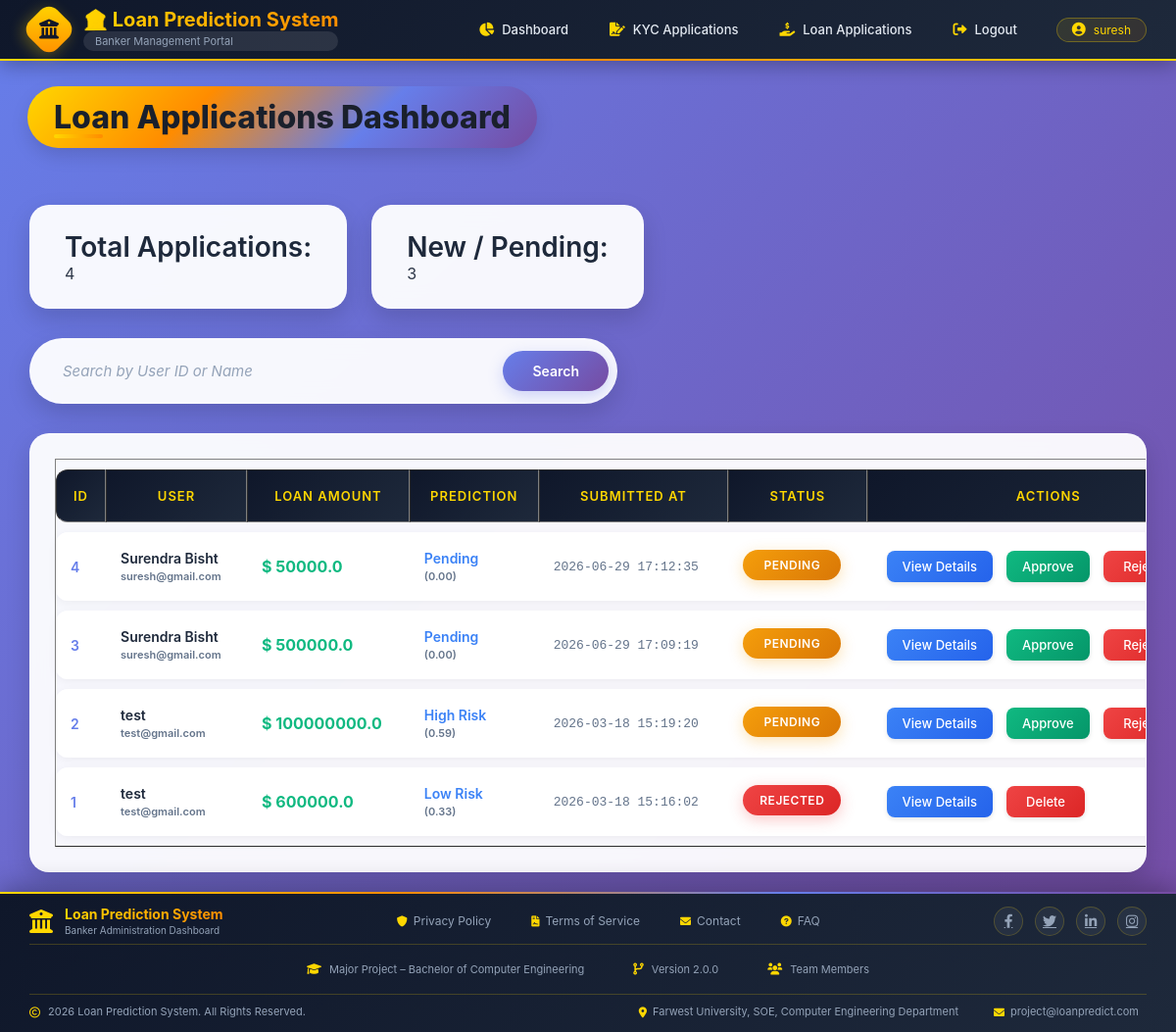
Page /loan-applications/ (signed in) on the earlier database version.
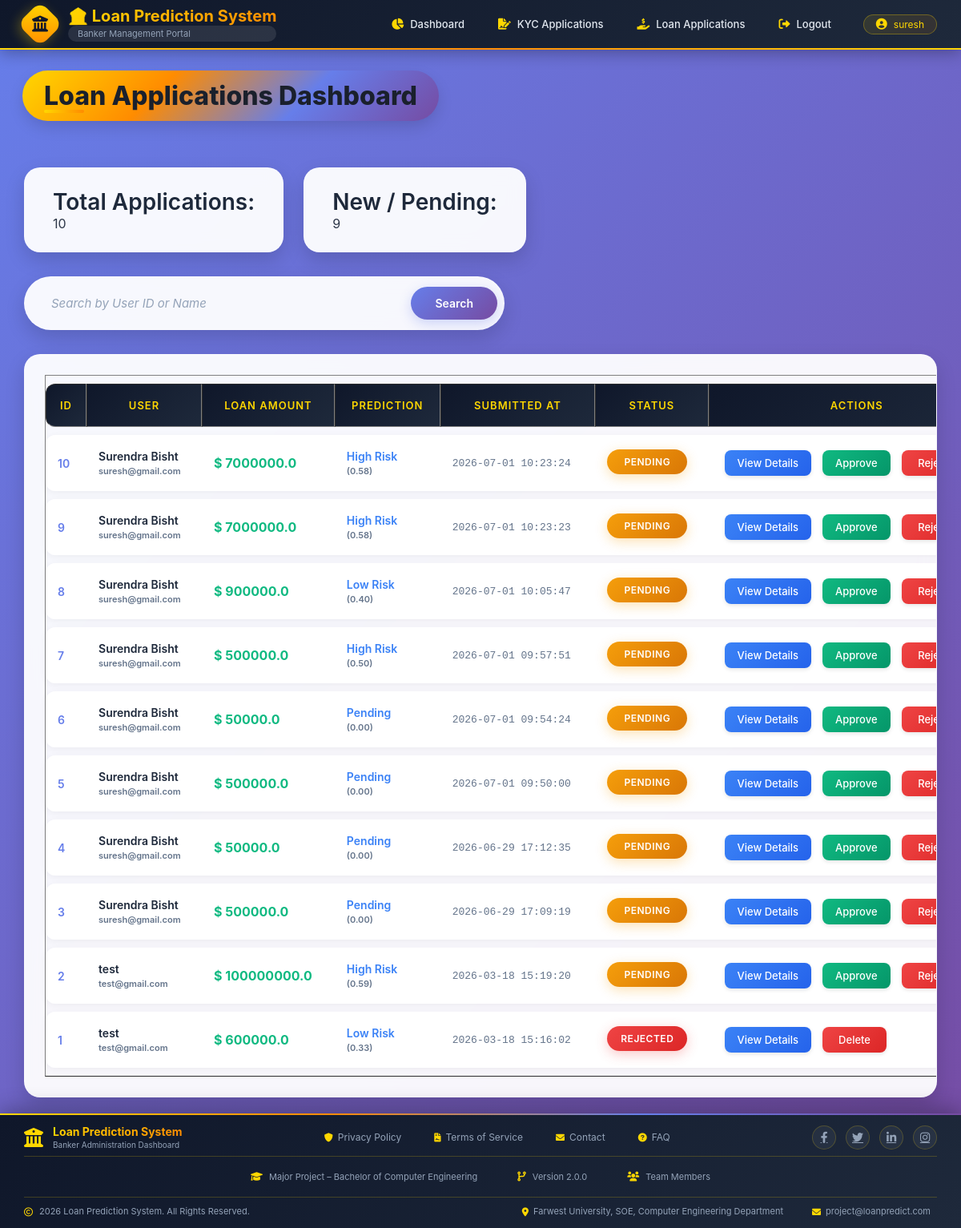
Same page on the later database version.
### app/models.py (models this page shows, shortened)
class CustomUser(AbstractBaseUser, PermissionsMixin):
    USER = 'USER'
    BANKER = 'BANKER'
    USER_TYPE_CHOICES = (
        (USER, 'User'),
        (BANKER, 'Banker'),
    )
    email = models.EmailField(unique=True)
    full_name = models.CharField(max_length=150)
    phone_number = models.CharField(max_length=15)
    user_type = models.CharField(
        max_length=10,
        choices=USER_TYPE_CHOICES,
        default=USER
    )
    is_active = models.BooleanField(default=True)
    is_staff = models.BooleanField(default=False)
    created_at = models.DateTimeField(auto_now_add=True)
    objects = CustomUserManager()
    USERNAME_FIELD = 'email'
    REQUIRED_FIELDS = ['full_name', 'phone_number']

class LoanApplication(models.Model):
    STATUS_CHOICES = (
        ("PENDING", "Pending"),
        ("APPROVED", "Approved"),
        ("REJECTED", "Rejected"),
        ("CLEARED", "Cleared"),
    )
    user = models.ForeignKey(
        settings.AUTH_USER_MODEL,
        on_delete=models.CASCADE,
        related_name="loan_applications"
    )
    age = models.IntegerField()
    income = models.FloatField()
    loan_amount = models.FloatField()
    credit_score = models.IntegerField()
    months_employed = models.IntegerField()
    num_credit_lines = models.IntegerField()
    interest_rate = models.FloatField()
    loan_term = models.IntegerField()
    dti_ratio = models.FloatField()
    EDUCATION_CHOICES = [
        ("Bachelor's", "Bachelor's"),
        ("Master's", "Master's"),
        ("High School", "High School"),
        ("PhD", "PhD"),
    ]
    EMPLOYMENT_CHOICES = [
        ("Full-time", "Full-time"),
        ("Unemployed", "Unemployed"),
        ("Self-employed", "Self-employed"),
        ("Part-time", "Part-time"),
    ]
    MARITAL_CHOICES = [
        ("Divorced", "Divorced"),
        ("Married", "Married"),
        ("Single", "Single"),
    ]
    YES_NO = [
        ("Yes", "Yes"),
        ("No", "No"),
    ]
    education = models.CharField(max_length=20, choices=EDUCATION_CHOICES)
    employment_type = models.CharField(max_length=20, choices=EMPLOYMENT_CHOICES)
    marital_status = models.CharField(max_length=20, choices=MARITAL_CHOICES)
    has_mortgage = models.CharField(max_length=3, choices=YES_NO)
    has_dependents = models.CharField(max_length=3, choices=YES_NO)
    has_cosigner = models.CharField(max_length=3, choices=YES_NO)
    prediction_result = models.CharField(max_length=50, blank=True, null=True)
    prediction_probability = models.FloatField(blank=True, null=True)
    status = models.CharField(
        max_length=20,
        choices=STATUS_CHOICES,
        default="PENDING"
    )
    created_at = models.DateTimeField(auto_now_add=True)

### app/decorators.py (the view)
        def wrapper(request, *args, **kwargs):
            if request.user.is_authenticated:
                if request.user.user_type in allowed_roles:
                    return view_func(request, *args, **kwargs)
                else:
                    messages.error(request, "You are not authorized to access this page.")
                    return redirect("login")
            return redirect("login")

### app/templates/Banker/loan_applications.html (shortened to what this page needs)
{% extends "Banker/base.html" %}
{% block content %}
<div class="dashboard-scroll">
    <h2>Loan Applications Dashboard</h2>
    <div class="stats-container">
        <div class="stat-card">
            <b>Total Applications:</b> {{ total }}
        </div>
        <div class="stat-card">
            <b>New / Pending:</b> {{ pending }}
        </div>
    </div>
    <form method="GET" class="search-form">
        <input type="text" name="search" placeholder="Search by User ID or Name" value="{{ search_term }}"
            class="search-input">
        <button type="submit" class="search-btn">
            Search
        </button>
    </form>
    {% if applications %}
    <div class="table-wrapper">
        <table class="loan-table" border="1">
            <thead>
                <tr>
                    <th>ID</th>
                    <th>User</th>
                    <th>Loan Amount</th>
                    <th>Prediction</th>
                    <th>Submitted At</th>
                    <th>Status</th>
                    <th>Actions</th>
                </tr>
            </thead>
            <tbody>
                {% for loan in applications %}
                <tr>
                    <td>{{ loan.id }}</td>
                    <td>
                        {{ loan.user.full_name }} <br>
                        <small>{{ loan.user.email }}</small>
                    </td>
                    <td>
                        $ {{ loan.loan_amount }}
                    </td>
                    <td>
                        {% if loan.prediction_result %}
                        {{ loan.prediction_result }}
                        <small>
                            ({{ loan.prediction_probability|floatformat:2 }})
                        </small>
                        {% else %}
                        N/A
                        {% endif %}
                    </td>
                    <td>
                        {{ loan.created_at|date:"Y-m-d H:i:s" }}
                    </td>
                    <td>
                        {% if loan.status == "PENDING" %}
                        <span class="status pending">Pending</span>
                        {% elif loan.status == "APPROVED" %}
                        <span class="status approved">Approved</span>
                        {% elif loan.status == "REJECTED" %}
                        <span class="status rejected">Rejected</span>
                        {% elif loan.status == "CLEARED" %}
                        <span class="status cleared">Cleared</span>
                        {% else %}
                        {{ loan.status }}
                        {% endif %}
                    </td>
                    <td>
                        <a href="{% url 'view_loan_details' loan.id %}" class="btn view">
                            View Details
                        </a>
                        {% if loan.status == "PENDING" %}
                        <a href="{% url 'approve_loan' loan.id %}" class="btn approve">
                            Approve
                        </a>
                        <a href="{% url 'reject_loan' loan.id %}" class="btn reject">
                            Reject
                        </a>
                        {% elif loan.status == "APPROVED" %}
                        <a href="{% url 'clear_loan' loan.id %}" class="btn clear">
                            Clear Loan
                        </a>
                        {% elif loan.status == "CLEARED" or loan.status == "REJECTED" %}
                        <a href="{% url 'delete_loan' loan.id %}" class="btn delete"
                            onclick="return confirm('Are you sure you want to delete this cleared loan?');">
                            Delete
                        </a>
                        {% endif %}
                    </td>
                </tr>
                {% endfor %}
            </tbody>
        </table>
    </div>
    {% else %}
    <p>No loan applications found.</p>
    {% endif %}
</div>
{% endblock %}

### app/templates/Banker/base.html (shortened to what this page needs)
{% load static %}
<!DOCTYPE html>
<html lang="en">
<head>
    <link rel="stylesheet" href="https://cdnjs.cloudflare.com/ajax/libs/font-awesome/6.0.0/css/all.min.css">
    <link rel="stylesheet" href="{% static 'Banker/css/style.css' %}">
</head>
<body>
<header>
    <div class="header-container">
        <div class="header-left">
            <section>
                <div class="logo-icon">
                    <i class="fas fa-university"></i>
                </div>
                <div class="logo-text">
                    <h1>🏦 Loan Prediction System</h1>
                    <p>Banker Management Portal</p>
                </div>
            </section>
        </div>
        <nav>
            {% if request.user.is_authenticated %}
                <a href="{% url 'banker_dashboard' %}">
                    <i class="fas fa-chart-pie"></i>
                    Dashboard
                </a>
                <a href="{% url 'kyc_applications' %}">
                    <i class="fas fa-file-signature"></i>
                    KYC Applications
                </a>
                <a href="{% url 'loan_applications' %}">
                    <i class="fas fa-hand-holding-usd"></i>
                    Loan Applications
                </a>
                <a href="{% url 'logout' %}">
                    <i class="fas fa-sign-out-alt"></i>
                    Logout
                </a>
                <span>
                    <i class="fas fa-user-circle"></i>
                    {{ request.user.full_name|default:request.user.email }}
                </span>
            {% endif %}
        </nav>
    </div>
</header>
<main>
    {% block content %}{% endblock %}
</main>
<footer>
    <div class="footer-container">
        <div class="footer-top">
            <div class="footer-brand">
                <i class="fas fa-university"></i>
                <div class="footer-brand-text">
                    <h3>Loan Prediction System</h3>
                    <p>Banker Administration Dashboard</p>
                </div>
            </div>
            <div class="footer-links">
                <a href="#">
                    <i class="fas fa-shield-alt"></i>
                    Privacy Policy
                </a>
                <a href="#">
                    <i class="fas fa-file-contract"></i>
                    Terms of Service
                </a>
                <a href="#">
                    <i class="fas fa-envelope"></i>
                    Contact
                </a>
                <a href="#">
                    <i class="fas fa-question-circle"></i>
                    FAQ
                </a>
            </div>
            <div class="footer-social">
                <a href="#"><i class="fab fa-facebook-f"></i></a>
                <a href="#"><i class="fab fa-twitter"></i></a>
                <a href="#"><i class="fab fa-linkedin-in"></i></a>
                <a href="#"><i class="fab fa-instagram"></i></a>
            </div>
        </div>
        <div class="footer-middle">
            <div class="footer-info-item">
                <i class="fas fa-graduation-cap"></i>
                <span>Major Project – Bachelor of Computer Engineering</span>
            </div>
            <div class="footer-info-item">
                <i class="fas fa-code-branch"></i>
                <span>Version 2.0.0</span>
            </div>
            <div class="footer-info-item">
                <i class="fas fa-users"></i>
                <span>Team Members</span>
            </div>
        </div>
        <div class="footer-bottom">
            <div class="footer-copyright">
                <i class="far fa-copyright"></i>
                <span>{% now "Y" %} Loan Prediction System. All Rights Reserved.</span>
            </div>
            <div class="footer-contact">
                <span>
                    <i class="fas fa-map-marker-alt"></i>
            Farwest University, SOE, Computer Engineering Department
                </span>
                <span>
                    <i class="fas fa-envelope"></i>
                    project@loanpredict.com
                </span>
            </div>
        </div>
    </div>
</footer>
</body>
</html>

Differences in the rows shown:
added LoanApplication: id "10", user.full_name "Surendra Bisht", user.email "suresh@gmail.com", loan_amount "7000000.0", prediction_result "High Risk", prediction_probability "0.58", created_at "2026-07-01 10:23:24", status "PENDING"
added LoanApplication: id "9", user.full_name "Surendra Bisht", user.email "suresh@gmail.com", loan_amount "7000000.0", prediction_result "High Risk", prediction_probability "0.58", created_at "2026-07-01 10:23:23", status "PENDING"
added LoanApplication: id "8", user.full_name "Surendra Bisht", user.email "suresh@gmail.com", loan_amount "900000.0", prediction_result "Low Risk", prediction_probability "0.40", created_at "2026-07-01 10:05:47", status "PENDING"
added LoanApplication: id "7", user.full_name "Surendra Bisht", user.email "suresh@gmail.com", loan_amount "500000.0", prediction_result "High Risk", prediction_probability "0.50", created_at "2026-07-01 09:57:51", status "PENDING"
added LoanApplication: id "6", user.full_name "Surendra Bisht", user.email "suresh@gmail.com", loan_amount "50000.0", prediction_result "Pending", prediction_probability "0.00", created_at "2026-07-01 09:54:24", status "PENDING"
added LoanApplication: id "5", user.full_name "Surendra Bisht", user.email "suresh@gmail.com", loan_amount "500000.0", prediction_result "Pending", prediction_probability "0.00", created_at "2026-07-01 09:50:00", status "PENDING"
Other differences:
{{ total }}: "4" → "10"
{{ pending }}: "3" → "9"
